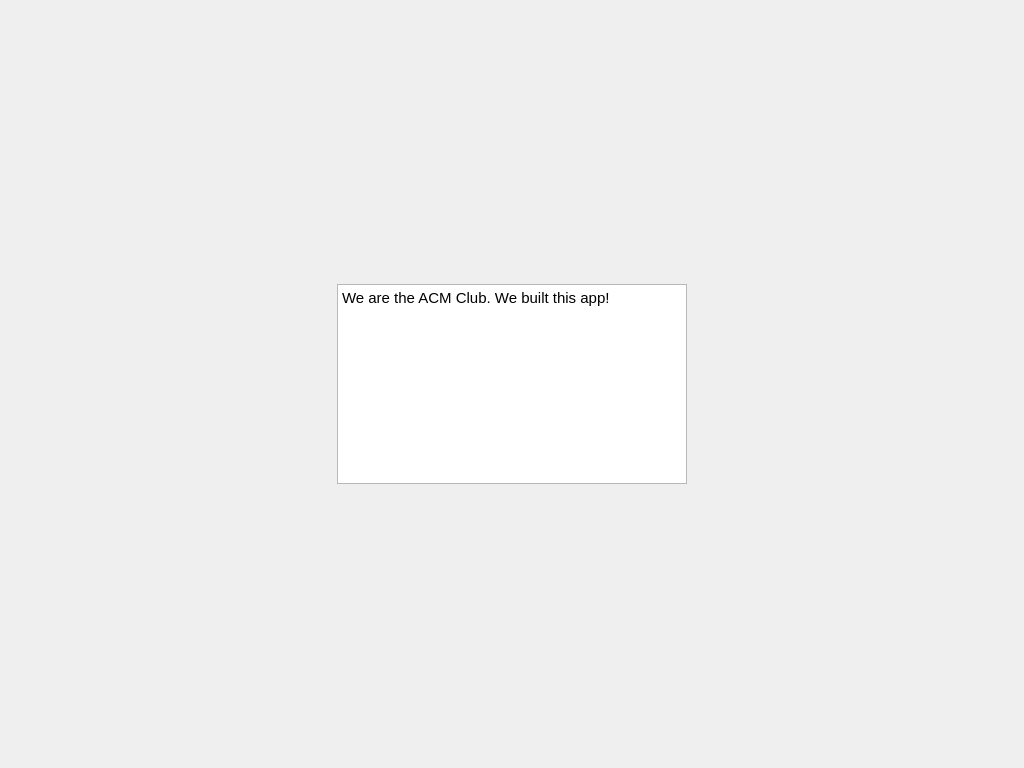
<?xml version="1.0" encoding="UTF-8"?>
<ui version="4.0">
 <class>About</class>
 <widget class="QWidget" name="About">
  <property name="geometry">
   <rect>
    <x>0</x>
    <y>0</y>
    <width>1024</width>
    <height>768</height>
   </rect>
  </property>
  <property name="windowTitle">
   <string>Form</string>
  </property>
  <widget class="QTextBrowser" name="textBrowser">
   <property name="geometry">
    <rect>
     <x>337</x>
     <y>284</y>
     <width>350</width>
     <height>200</height>
    </rect>
   </property>
   <property name="html">
    <string>&lt;!DOCTYPE HTML PUBLIC &quot;-//W3C//DTD HTML 4.0//EN&quot; &quot;http://www.w3.org/TR/REC-html40/strict.dtd&quot;&gt;
&lt;html&gt;&lt;head&gt;&lt;meta name=&quot;qrichtext&quot; content=&quot;1&quot; /&gt;&lt;style type=&quot;text/css&quot;&gt;
p, li { white-space: pre-wrap; }
&lt;/style&gt;&lt;/head&gt;&lt;body style=&quot; font-family:'MS Shell Dlg 2'; font-size:8.25pt; font-weight:400; font-style:normal;&quot;&gt;
&lt;p style=&quot; margin-top:0px; margin-bottom:0px; margin-left:0px; margin-right:0px; -qt-block-indent:0; text-indent:0px;&quot;&gt;&lt;span style=&quot; font-size:11pt;&quot;&gt;We are the ACM Club. We built this app!&lt;/span&gt;&lt;/p&gt;&lt;/body&gt;&lt;/html&gt;</string>
   </property>
  </widget>
 </widget>
 <resources/>
 <connections/>
</ui>
